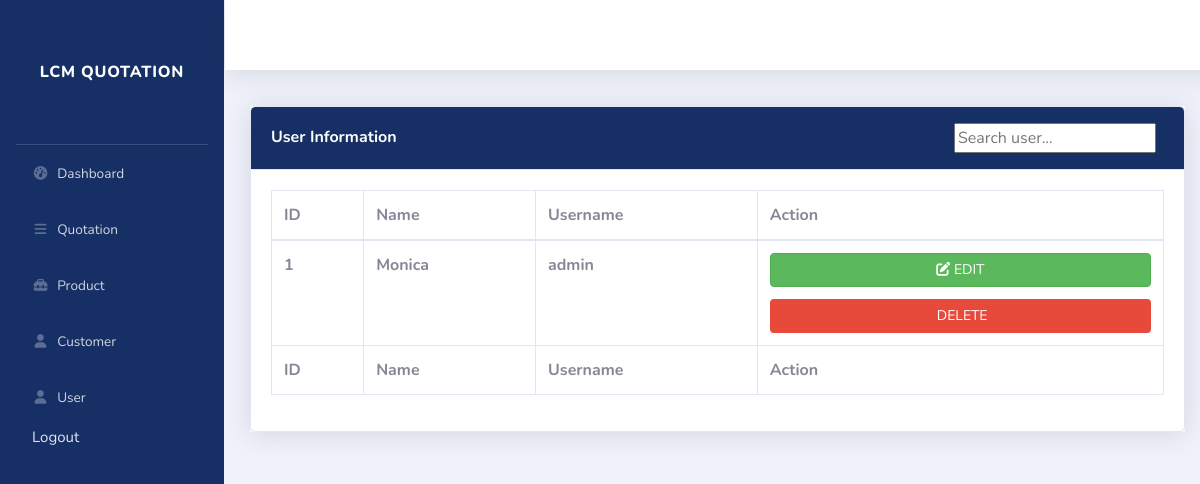
The page /all-user.php on the database as committed earlier.
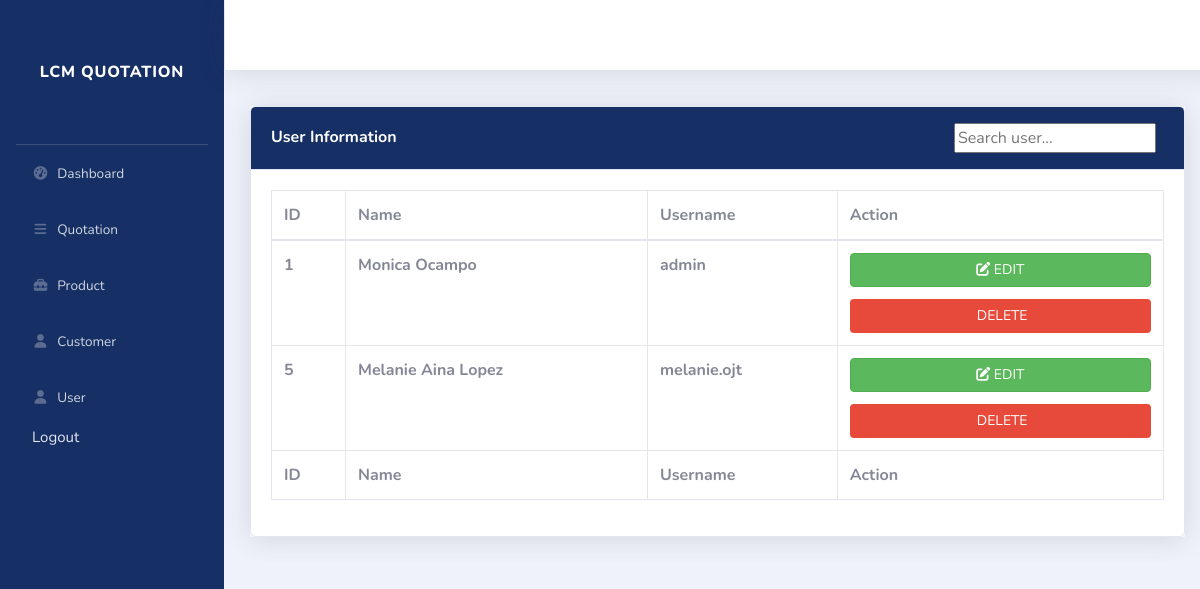
The same page on the database as committed later.
### tables this page shows
CREATE TABLE `users` (
  `id` int(11) NOT NULL,
  `user_name` varchar(255) NOT NULL,
  `password` varchar(255) NOT NULL,
  `name` varchar(255) NOT NULL
);

### all-user.php (the view, shortened to what this page needs)
<?php
require 'db_conn.php';
?>
<!DOCTYPE html>
<html lang="en">
<head>
    <link href="vendor/fontawesome-free/css/all.min.css" rel="stylesheet" type="text/css">
    <link href="css/sb-admin-2.min.css" rel="stylesheet">
</head>
<body id="page-top">
    <?php
    require 'sidebar.php';
    ?>
    <div class="container-product-manage bg-white" id="productContainerManage">
        <div class="card shadow mb-4">
            <div class="card-header py-3 d-flex justify-content-between align-items-center">
                <h6 class="m-0 font-weight-bold text-white">User Information</h6>
                <div class="search-box-customer d-flex align-items-center ">
                <input type="text" class="mr-2" id="searchInputUser" placeholder="Search user..." onkeyup="searchUser()">
                </div>
            </div>
            <div class="card-body">
                <div class="table-responsive">
                    <table class="table table-bordered" id="userTable" width="100%" cellspacing="0">
                    <form method="POST" action="add.php">
                        <thead>
                                <tr>
                                    <th>ID</th>
                                    <th>Name</th>
                                    <th>Username</th>
                                    <th>Action</th>
                                </tr>
                            </thead>
                            <tfoot>
                                <tr>
                                    <th>ID</th>
                                    <th>Name</th>
                                    <th>Username</th>
                                    <th>Action</th>
                                </tr>
                            </tfoot>
                            <?php
                            $result = mysqli_query($conn, "SELECT * FROM users");
                            while ($row = mysqli_fetch_assoc($result)) {
                        ?>
                            <tr>
                                <th><?php echo $row['id']; ?></th>
                                <th><?php echo $row['name']; ?></th>
                                <th><?php echo $row['user_name']; ?></th>
                                <th>
                                    <a href="edit-user.php?edit=<?php echo $row['id']; ?>" class="btn btn-success btn-block mb-1"> <i class="fas fa-edit"></i> EDIT </a>
                                    <a href="all-user.php?delete=<?php echo $row['id']; ?>" class="btn btn-danger btn-block "> <i class="fas fa-delete"></i> DELETE </a>
                                </th>
                            </tr>
                        <?php
                            }
                        ?>
                    </form>
                </div>
            </div>
        </div>
    </div>
</body>
</html>

Rows that differ between the two databases and show on the page:
changed users "admin": name "Monica" → "Monica Ocampo"
added users: id "5", name "Melanie Aina Lopez", user_name "melanie.ojt"
